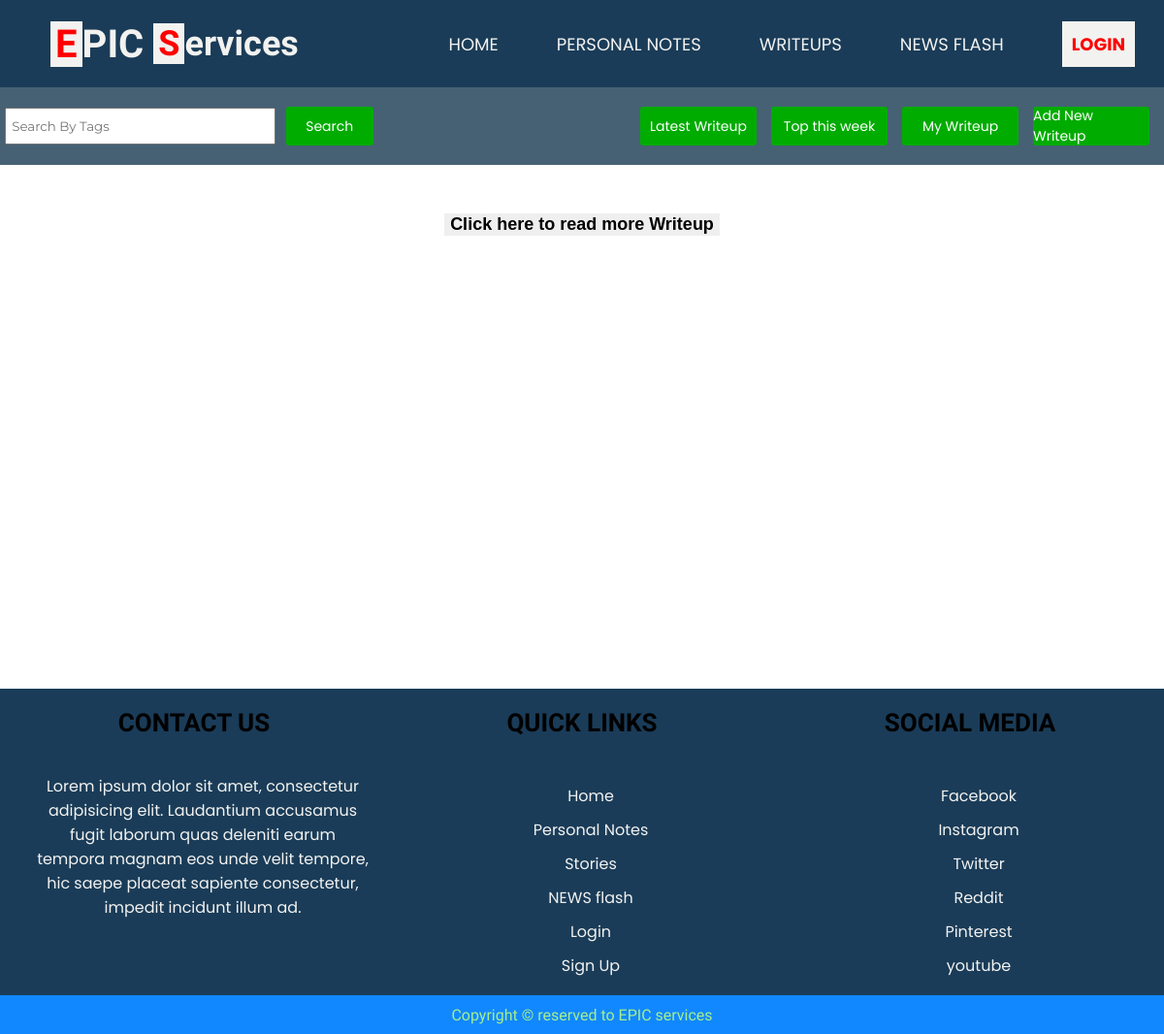
Before: /stories/index.php?filter=weeklytop with the older database file.
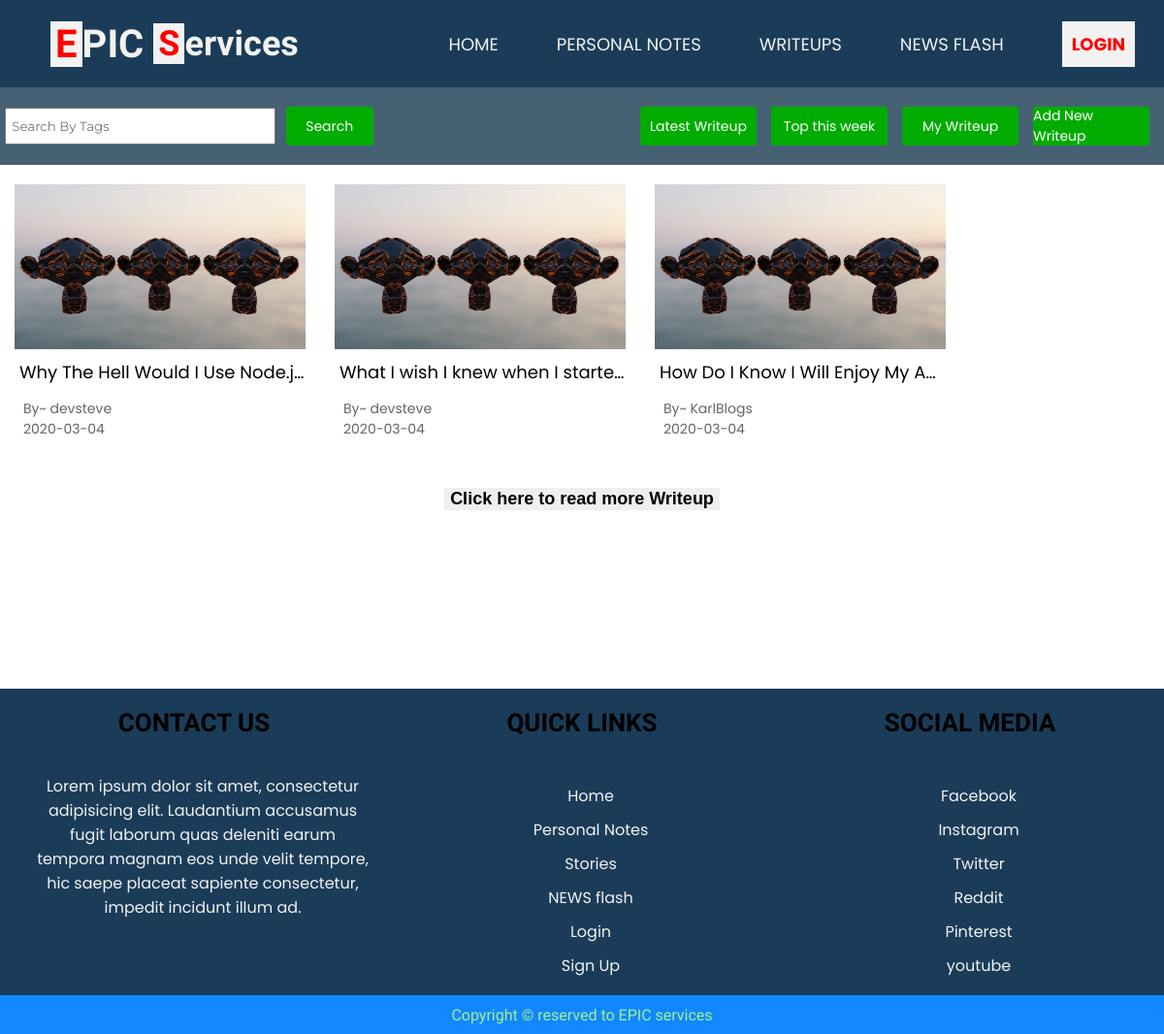
After: the same page with the newer database file.
### tables this page shows
CREATE TABLE `stories` (
  `storyid` int(11) NOT NULL,
  `storyuser` varchar(15) DEFAULT NULL,
  `storytitle` text,
  `storydata` text,
  `storytags` text,
  `thumbnail` text NOT NULL,
  `dttm` date DEFAULT NULL
);

### stories/index.php (the view, shortened to what this page needs)
<?php
	include("../public/top.php");
?>
<!DOCTYPE html>
<html lang="en">
<head>
	<link rel="stylesheet" href="styles/stories.css">
</head>
<body>
	<section id="storiessContainer">
		<?php
			include '../public/header.php';
		?>
		<section class="stories-container-main">
			<section class="stories-options">
				<section class="search-stories">
					<form method="get" action="">
						<input type="text" name="storytags" placeholder="Search By Tags">
						<button type="submit" name="searchStory" value="true">Search</button>
					</form>
				</section>
				<section class="more-ops">
					<a href="index.php?filter=latest" class="ctrl-btn">
						Latest Writeup
					</a>
					<a href="index.php?filter=weeklytop" class="ctrl-btn">
						Top this week
					</a>
					<a href="index.php?filter=mystories" class="ctrl-btn">
						My Writeup
					</a>
					<a href="add.php" class="ctrl-btn">
						Add New Writeup
					</a>
				</section>
			</section>
			<section class="st-container">
				<?php
					if (!isset($_GET['searchStory'])) {
						if (!isset($_GET['filter'])) {
							$selectstoriesquery = "select * from stories order by rand() limit 20";
						}
						else if($_GET['filter'] == "latest") {
							$selectstoriesquery = "select * from stories order by storyid desc limit 20";
						}
						else if ($_GET['filter'] == "weeklytop") {
							$selectstoriesquery = "select storyid from stories where dttm > date(now()) - interval 7 day";
						}
					}
					else {
						$tagsToSearch = $_GET['storytags'];
						$selectstoriesquery = "select * from stories where storytags like '%$tagsToSearch%'";
					}
					if (isset($_GET['filter']) && $_GET['filter'] == "weeklytop") {
						$res = mysqli_query($conn, $selectstoriesquery);
						$topweekdata = array();
						while($row = mysqli_fetch_array($res)){
							$checkLikes = "select * from storylikes where storyid = '".$row['storyid']."'";
							$likesRes = mysqli_num_rows(mysqli_query($conn, $checkLikes));
							$temparray = array("storyid" => $row['storyid'], "likes" => $likesRes);
							array_push($topweekdata, $temparray);
						}
						for($i = 0; $i < count($topweekdata); $i++) {
							$selecttopstoriesquery = "select * from stories where storyid = '".$topweekdata[$i]["storyid"]."'";
							$res = mysqli_query($conn, $selecttopstoriesquery);
							$row = mysqli_fetch_array($res);
							$storyid = $row['storyid'];
							$storyuser = $row['storyuser'];
							$storytitle = $row['storytitle'];
							$uploaddate = $row['dttm'];
							$storyopenpath = "href=open.php?storyid=$storyid";
						?>
							<a <?= $storyopenpath ?>>
								<section class="storyMain">
									<section class="story-thumbnail">
										<img src="thumbnails/GenModRender4.png">
									</section>
									<section class="story-title">
										<?= $storytitle ?>
									</section>
									<section class="author">By~ <?= $storyuser ?></section>
									<section class="uploadDate"><?= $uploaddate ?></section>
								</section>
							</a>
					<?php
						}
					 }
				?>
			</section>
			<section style="width: 100%;text-align: center;"><button onclick="window.location.reload();" style="border: none; background-color: none;margin-top: 50px;font-size: 18px;font-weight: bold">Click here to read more Writeup</button></section>
		</section>
		<?php
			include '../public/footer.php';
		?>
	</section>
</body>
</html>

### public/top.php (shortened to what this page needs)
<!DOCTYPE html>
<html lang="en">
<head>
    <?php
        $phpSelf = htmlentities($_SERVER['PHP_SELF'], ENT_QUOTES, "UTF-8");
        $path_parts = pathinfo($phpSelf);
        $split_url = explode('/', $path_parts['dirname']);
        $baseLevelIndex = 0;
        $folderCountRaw = count($split_url);
    	$folderCount = $folderCountRaw - $baseLevelIndex - 1;
        $upFolderPlaceholder='';
        for($i=0; $i<$folderCount; $i++){
            $upFolderPlaceholder.='../';
        }
    ?>

### public/header.php (shortened to what this page needs)
<?php
	include("top.php");
?>
<!DOCTYPE html>
<html>
<head>
	<link rel="stylesheet" type="text/css" <?php echo 'href="'. $upFolderPlaceholder . 'public/styles/header.css"'?>>
</head>
<body>
	<header id="header">
		<section class="logo"><span style="margin-right: 10px;font-size: 40px"><b style="color: red;background-color: rgb(242,242,240);">E</b>PIC</span> <b style="color: red;background-color: rgb(242,242,240);">S</b>ervices</section>
		<section class="navigation" id="nav">
			<a <?php echo 'href="'. $upFolderPlaceholder . 'index.php"'?>>Home</a>
			<a <?php echo 'href="'. $upFolderPlaceholder . 'notes/"'?>>Personal Notes</a>
			<a <?php echo 'href="'. $upFolderPlaceholder . 'stories/"'?>>Writeups</a>
			<a <?php echo 'href="'. $upFolderPlaceholder . 'news/"'?>>News Flash</a>
			<?php if (!isset($_SESSION['user'])){ ?>
				<a <?php echo 'href="'. $upFolderPlaceholder . 'account/signin.php"'?> style="color: red; background-color: rgb(242,242,240);padding: 10px 10px 10px 10px;font-weight: bolder;">Login</a>
			<?php } else {?>
				<a <?php echo 'href="'. $upFolderPlaceholder . 'account/signout.php"'?> style="color: red; background-color: rgb(242,242,240);padding: 10px 10px 10px 10px;font-weight: bolder;">Logout</a>
			<?php } ?>
		</section>
	</header>
</body>
</html>

### public/footer.php (shortened to what this page needs)
<!DOCTYPE html>
<html lang="en">
<head>
	<link rel="stylesheet" type="text/css" <?php echo 'href="'. $upFolderPlaceholder . 'public/styles/footer.css"'?>>
</head>
<body>
	<footer class="f-main">
		<section class="footer-container">
			<section class="footer-main-header">
				Contact Us
			</section>
			<section class="footer-main-body">
				Lorem ipsum dolor sit amet, consectetur adipisicing elit. Laudantium accusamus fugit laborum quas deleniti earum tempora magnam eos unde velit tempore, hic saepe placeat sapiente consectetur, impedit incidunt illum ad.
			</section>
		</section>
		<section class="footer-container links">
			<section class="footer-main-header">
				Quick Links
			</section>
			<section class="footer-main-body">
				<a href="#">Home</a>
				<a href="#">Personal Notes</a>
				<a href="#">Stories</a>
				<a href="#">NEWS flash</a>
				<a href="#">Login</a>
				<a href="#">Sign Up</a>
			</section>
		</section>
		<section class="footer-container links">
			<section class="footer-main-header">
				Social Media
			</section>
			<section class="footer-main-body">
				<a href="#">Facebook</a>
				<a href="#">Instagram</a>
				<a href="#">Twitter</a>
				<a href="#">Reddit</a>
				<a href="#">Pinterest</a>
				<a href="#">youtube</a>
			</section>
		</section>
	</footer>
	<footer class="copyright">
		Copyright &copy; reserved to EPIC services
	</footer>
</body>
</html>

### stories/styles/stories.css (style rules this page uses)
.stories-container-main { width: 100%; min-height: 600px; }
.stories-options { width: 100%; min-height: 80px; background-color: rgb(70, 97, 116); display: flex; justify-content: space-between; align-items: center; flex-wrap: wrap; }
.search-stories { width: 390px; height: 80px; }
.search-stories form { width: 100%; height: 100%; display: flex; justify-content: space-around; align-items: center; }
.search-stories input[type="text"] { padding-left: 5px; width: calc(70% - 5px); height: 40%; font-family: 'Montserrat', sans-serif; }
.search-stories button { width: 90px; height: 40px; border-radius: 3px; background-color: #01ac01; border: none; color: white; font-size: 14px; font-family: 'Poppins', sans-serif; }
.more-ops { display: flex; }
.ctrl-btn { width: 120px; height: 40px; background-color: #01ac01; border-radius: 3px; font-size: 14px; font-family: 'Poppins', sans-serif; display: flex; justify-content: center; align-items: center; color: white; text-decoration: none; margin-right: 15px; }
.st-container { width: 100%; display: flex; flex-wrap: wrap; }
.storyMain { width: 300px; margin-top: 20px; margin-left: 15px; margin-right: 15px; }
.story-thumbnail { width: 100%; height: 170px; display: flex; justify-content: center; align-items: center; }
.story-thumbnail img { width: 100%; height: 100%; object-fit: cover; }
.story-title { display:inline-block; width: calc(100% - 5px); white-space: nowrap; overflow:hidden !important; text-overflow: ellipsis; font-size: 18px; padding-top: 10px; padding-bottom: 10px; padding-left: 5px; font-family: 'Poppins', sans-serif; }
.author, .uploadDate { width: 90%; margin-left: 3%; font-family: 'Poppins', sans-serif; font-size: 14px; color: rgb(100,100,100); }
a { text-decoration: none; color: black; display: block; }

### public/styles/header.css (style rules this page uses)
body { margin: 0; padding: 0; }
header { width: 100%; height: 90px; background: rgb(26, 60, 88); transition: height 0.5s; }
.logo { width: 30%; height: 90px; display: flex; justify-content: center; align-items: center; font-size: 36px; font-family: monospace; font-weight: bolder; color: rgb(242,242,240); font-family: 'Lobster', cursive; float: left; }
.logo b { padding-left: 5px; padding-right: 5px; }
.navigation { width: 70%; height: 90px; display: flex; justify-content: flex-end; align-items: center; float: left; transition: opacity 1s; }
.navigation a { margin-left: 30px; margin-right: 30px; color:rgb(242,242,240); font-size: 18px; text-decoration: none; text-transform: uppercase; font-family: monospace; font-family: 'Poppins', sans-serif; }

### public/styles/footer.css (style rules this page uses)
footer.f-main { width: 100%; background-color: rgb(26, 60, 88); margin-top: 20px; display: flex; justify-content: space-around; flex-wrap: wrap; }
.footer-container { width: 30%; }
.footer-main-header { width: 100%; height: 70px; display: flex; justify-content: center; align-items: center; font-size: 26px; font-weight: bold; font-family: 'ZCOOL XiaoWei', serif; text-transform: uppercase; }
.footer-main-body { width: 95%; padding: 5%; font-family: 'Poppins', sans-serif; color: rgb(242,242,240); text-align: center; }
.footer-main-body a { display: block; color: rgb(242,242,240); margin-top: 10px; }
footer.copyright { width: 100%; height: 40px; background-color: #18f; display: flex; align-items: center; justify-content: center; font-family: 'ZCOOL XiaoWei', serif; color: rgb(166,239,140); }

Changed rows visible on the page:
added stories: storytitle "Why The Hell Would I Use Node.j…", storyuser "devsteve", dttm "2020-03-04"
added stories: storytitle "What I wish I knew when I starte…", storyuser "devsteve", dttm "2020-03-04"
added stories: storytitle "How Do I Know I Will Enjoy My A…", storyuser "KarlBlogs", dttm "2020-03-04"
